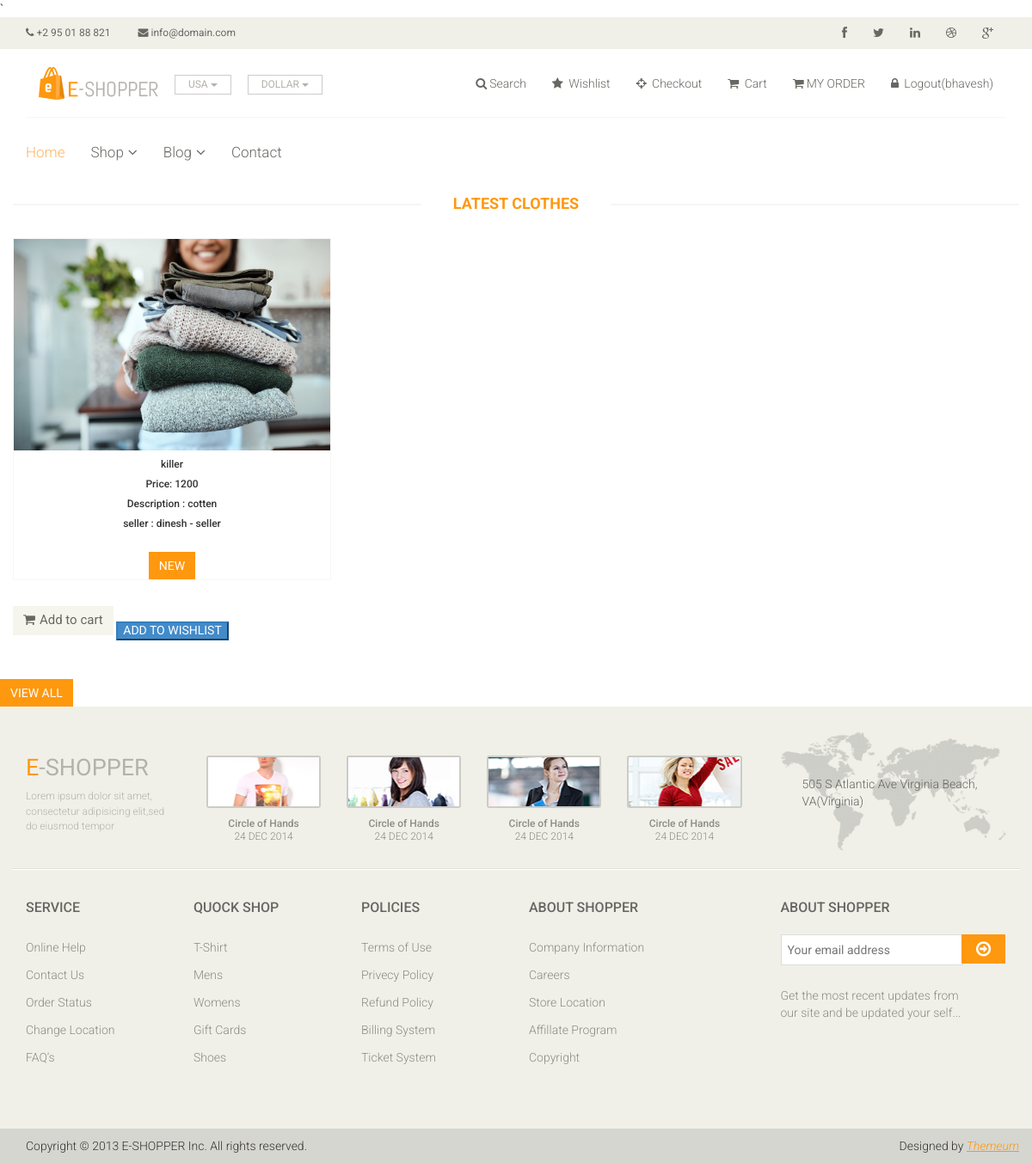
/user_cloth_detail/1/ (signed in), run on the app's committed database.
### myapp/models.py (models this page shows, shortened)
class User(models.Model):
	fname=models.CharField(max_length=100)
	lname=models.CharField(max_length=100)
	email=models.CharField(max_length=100)
	mobile=models.CharField(max_length=100)
	password=models.CharField(max_length=100)
	cpassword=models.CharField(max_length=100)
	address=models.TextField()
	usertype=models.CharField(max_length=100,default="user")
	def __str__(self):
		return self.fname+" - "+self.usertype

class Cloth(models.Model):
	CHOICES=(
		('killer','killer'),
		('cambridge','cambridge'),
		('disel','disel'),
		)
	cloth_seller=models.ForeignKey(User,on_delete=models.CASCADE,default="2")
	cloth_brand=models.CharField(max_length=100,choices=CHOICES)
	cloth_price=models.IntegerField()
	cloth_image=models.ImageField(upload_to='images/')
	cloth_desc=models.TextField()

### myapp/views.py (the view)
# urls.py: path('user_cloth_detail/<int:pk>/',views.user_cloth_detail,name='user_cloth_detail'),
def user_cloth_detail(request,pk):
	wishlist_flag=False
	cart_flag=False
	user=User.objects.get(email=request.session['email'])
	cloth=Cloth.objects.get(pk=pk)
	try:
		Wishlist.objects.get(user=user,cloth=cloth)
		wishlist_flag=True
	except:
		pass
	try:
		Cart.objects.get(user=user,cloth=cloth)
		cart_flag=True
	except:
		pass
	return render(request,'user_cloth_detail.html',{'cloth':cloth,'wishlist_flag':wishlist_flag,'cart_flag':cart_flag})

### myapp/templates/user_cloth_detail.html (shortened to what this page needs)
{% extends 'header.html' %}
{% load static %}`
{% block content %}
<!DOCTYPE html>
<html lang="en">
<head>
</head>
<body>
					<div class="recommended_items">
						<h2 class="title text-center">Latest clothes</h2>
						<div id="recommended-item-carousel" class="carousel slide" data-ride="carousel">
							<div class="carousel-inner">
								<div class="item active">
									<div class="col-sm-4">
										<div class="box">
											<div class="product-image-wrapper">
											<div class="single-products">
												<div class="productinfo text-center">
													<img src="{{cloth.cloth_image.url}}" alt="" />
													 <div class="detail-box">
										                <h6>
										                  {{cloth.cloth_brand}}
										                </h6>
										                <h6>
										                  Price:
										                  <span>
										                    {{cloth.cloth_price}}
										                  </span>
										                </h6>
										              </div>
										              <div class="detail-box">
										                <h6>
										                  Description : {{cloth.cloth_desc}}
										                </h6>
										              </div>
										              <div class="detail-box">
										                <h6>
										                  seller : {{cloth.cloth_seller}}
										                </h6>
										              </div>
													<button type="button" class="btn btn-primary">NEW</button>
												</div>
												</div>
												</div>
												  <h5>
												  		{% if cart_flag %}
														<a href="{% url 'remove_from_cart' pk=cloth.pk %}"><button type="button" class="btn btn-default remove- from-cart"><i class="fa fa-shopping-cart"></i>remove from cart</button></a>
												  		{% else %}
												  		<a href="{% url 'add_to_Cart' pk=cloth.pk %}"><button type="button" class="btn btn-default add-to-cart"><i class="fa fa-shopping-cart"></i>Add to cart</button></a>
												  		{% endif %}
									                  {% if wishlist_flag %}
														<a href="{% url 'remove_from_wishlist' pk=cloth.pk %}"><input type="button" name="action" value="REMOVE FROM WISHLIST" class=" btn btn-danger"></a>
									                  {% else %}
									                   <a href="{% url 'add_to_wishlist' pk=cloth.pk %}"><input type="button" name="action" value="ADD TO WISHLIST" class=" btn-primary"></a>
									                  {% endif %}
									              </h5>
												</div>
											</div>
											</div>
										</div>
									</div>
								</div>
		<div>
			<button type="submit" class="btn btn-primary">VIEW ALL</button>
		</div>
</body>
</html>
{% endblock %}

### myapp/templates/header.html (shortened to what this page needs)
{% load static %}`
<!DOCTYPE html>
<html lang="en">
<head>
    <link href="{% static 'css/bootstrap.min.css' %}" rel="stylesheet">
    <link href="{% static 'css/font-awesome.min.css' %}" rel="stylesheet">
    <link href="{% static 'css/prettyPhoto.css' %}" rel="stylesheet">
    <link href="{% static 'css/price-range.css' %}" rel="stylesheet">
    <link href="{% static 'css/animate.css' %}" rel="stylesheet">
	<link href="{% static 'css/main.css' %}" rel="stylesheet">
	<link href="{% static 'css/responsive.css' %}" rel="stylesheet">
</head>
<body bgcolor="built_in">
	<header id="header">
		<div class="header_top">
			<div class="container">
				<div class="row">
					<div class="col-sm-6">
						<div class="contactinfo">
							<ul class="nav nav-pills">
								<li><a href="#"><i class="fa fa-phone"></i> +2 95 01 88 821</a></li>
								<li><a href="#"><i class="fa fa-envelope"></i> info@domain.com</a></li>
							</ul>
						</div>
					</div>
					<div class="col-sm-6">
						<div class="social-icons pull-right">
							<ul class="nav navbar-nav">
								<li><a href="#"><i class="fa fa-facebook"></i></a></li>
								<li><a href="#"><i class="fa fa-twitter"></i></a></li>
								<li><a href="#"><i class="fa fa-linkedin"></i></a></li>
								<li><a href="#"><i class="fa fa-dribbble"></i></a></li>
								<li><a href="#"><i class="fa fa-google-plus"></i></a></li>
							</ul>
						</div>
					</div>
				</div>
			</div>
		</div>
		<div class="header-middle">
			<div class="container">
				<div class="row">
					<div class="col-md-4 clearfix">
						<div class="logo pull-left">
							<a href="index.html"><img src="{% static 'images/home/logo.png' %}" alt="" /></a>
						</div>
						<div class="btn-group pull-right clearfix">
							<div class="btn-group">
								<button type="button" class="btn btn-default dropdown-toggle usa" data-toggle="dropdown">
									USA
									<span class="caret"></span>
								</button>
							</div>
							<div class="btn-group">
								<button type="button" class="btn btn-default dropdown-toggle usa" data-toggle="dropdown">
									DOLLAR
									<span class="caret"></span>
								</button>
							</div>
						</div>
					</div>
					<div class="col-md-8 clearfix">
						<div class="shop-menu clearfix pull-right">
							<ul class="nav navbar-nav">
								<li><a href="{% url 'search' %}"><i class="fa fa-search" ></i>Search</a></li>
								<li><a href="{% url 'wishlist' %}">
									{% if request.session.wishlist_count %}
									<i class="fa fa-star" style="color :red;"  >
									 ({{request.session.wishlist_count}})
									{% else %}
									<i class="fa fa-star" >
									{% endif %}
								</i> Wishlist</a></li>
								<li><a href="{% url 'checkout' %}"><i class="fa fa-crosshairs"></i> Checkout</a></li>
								<li><a href="{% url 'cart' %}">
									{% if request.session.cart_count %}
									<i class="fa fa-shopping-cart" style="color :red;"  >
									 ({{request.session.cart_count}})
									{% else %}
									<i class="fa fa-shopping-cart" >
									{% endif %}
								</i> Cart</a></li>
								{% if request.session.email %}
								<li><a href="{% url 'myorder' %}"><i class="fa fa-shopping-cart"></i>MY ORDER</a></li>
								<li><a href="{% url 'logout' %}"><i class="fa fa-lock"></i> Logout({{request.session.fname}})</a></li>
								{% else %}
								<li><a href="{% url 'login' %}"><i class="fa fa-lock"></i> Login</a></li>
								<li><a href="{% url 'signup' %}"><i class="fa fa-lock"></i> Signup</a></li>
								{% endif %}
							</ul>
						</div>
					</div>
				</div>
			</div>
		</div>
		<div class="header-bottom">
			<div class="container">
				<div class="row">
					<div class="col-sm-9">
						<div class="mainmenu pull-left">
				 			<ul class="nav navbar-nav collapse navbar-collapse">
								<li><a href="{% url 'index' %}" class="active">Home</a></li>
								<li class="dropdown"><a href="#">Shop<i class="fa fa-angle-down"></i></a>
                                </li>
								<li class="dropdown"><a href="#">Blog<i class="fa fa-angle-down"></i></a>
                                </li>
								<li><a href="{% url 'contact' %}">Contact</a></li>
							</ul>
						</div>
					</div>
					</div>
				</div>
			</div>
	</header>
	 {% block content %}
	 {% endblock %}
	<footer id="footer">
		<div class="footer-top">
			<div class="container">
				<div class="row">
					<div class="col-sm-2">
						<div class="companyinfo">
							<h2><span>e</span>-shopper</h2>
							<p>Lorem ipsum dolor sit amet, consectetur adipisicing elit,sed do eiusmod tempor</p>
						</div>
					</div>
					<div class="col-sm-7">
						<div class="col-sm-3">
							<div class="video-gallery text-center">
								<a href="#">
									<div class="iframe-img">
										<img src="{% static 'images/home/iframe1.png' %}" alt="" />
									</div>
								</a>
								<p>Circle of Hands</p>
								<h2>24 DEC 2014</h2>
							</div>
						</div>
						<div class="col-sm-3">
							<div class="video-gallery text-center">
								<a href="#">
									<div class="iframe-img">
										<img src="{% static 'images/home/iframe2.png' %}" alt="" />
									</div>
								</a>
								<p>Circle of Hands</p>
								<h2>24 DEC 2014</h2>
							</div>
						</div>
						<div class="col-sm-3">
							<div class="video-gallery text-center">
								<a href="#">
									<div class="iframe-img">
										<img src="{% static 'images/home/iframe3.png' %}" alt="" />
									</div>
								</a>
								<p>Circle of Hands</p>
								<h2>24 DEC 2014</h2>
							</div>
						</div>
						<div class="col-sm-3">
							<div class="video-gallery text-center">
								<a href="#">
									<div class="iframe-img">
										<img src="{% static 'images/home/iframe4.png' %}" alt="" />
									</div>
								</a>
								<p>Circle of Hands</p>
								<h2>24 DEC 2014</h2>
							</div>
						</div>
					</div>
					<div class="col-sm-3">
						<div class="address">
							<img src="{% static 'images/home/map.png' %}" alt="" />
							<p>505 S Atlantic Ave Virginia Beach, VA(Virginia)</p>
						</div>
					</div>
				</div>
			</div>
		</div>
		<div class="footer-widget">
			<div class="container">
				<div class="row">
					<div class="col-sm-2">
						<div class="single-widget">
							<h2>Service</h2>
							<ul class="nav nav-pills nav-stacked">
								<li><a href="#">Online Help</a></li>
								<li><a href="#">Contact Us</a></li>
								<li><a href="#">Order Status</a></li>
								<li><a href="#">Change Location</a></li>
								<li><a href="#">FAQ’s</a></li>
							</ul>
						</div>
					</div>
					<div class="col-sm-2">
						<div class="single-widget">
							<h2>Quock Shop</h2>
							<ul class="nav nav-pills nav-stacked">
								<li><a href="#">T-Shirt</a></li>
								<li><a href="#">Mens</a></li>
								<li><a href="#">Womens</a></li>
								<li><a href="#">Gift Cards</a></li>
								<li><a href="#">Shoes</a></li>
							</ul>
						</div>
					</div>
					<div class="col-sm-2">
						<div class="single-widget">
							<h2>Policies</h2>
							<ul class="nav nav-pills nav-stacked">
								<li><a href="#">Terms of Use</a></li>
								<li><a href="#">Privecy Policy</a></li>
								<li><a href="#">Refund Policy</a></li>
								<li><a href="#">Billing System</a></li>
								<li><a href="#">Ticket System</a></li>
							</ul>
						</div>
					</div>
					<div class="col-sm-2">
						<div class="single-widget">
							<h2>About Shopper</h2>
							<ul class="nav nav-pills nav-stacked">
								<li><a href="#">Company Information</a></li>
								<li><a href="#">Careers</a></li>
								<li><a href="#">Store Location</a></li>
								<li><a href="#">Affillate Program</a></li>
								<li><a href="#">Copyright</a></li>
							</ul>
						</div>
					</div>
					<div class="col-sm-3 col-sm-offset-1">
						<div class="single-widget">
							<h2>About Shopper</h2>
							<form action="#" class="searchform">
								<input type="text" placeholder="Your email address" />
								<button type="submit" class="btn btn-default"><i class="fa fa-arrow-circle-o-right"></i></button>
								<p>Get the most recent updates from <br />our site and be updated your self...</p>
							</form>
						</div>
					</div>
				</div>
			</div>
		</div>
		<div class="footer-bottom">
			<div class="container">
				<div class="row">
					<p class="pull-left">Copyright © 2013 E-SHOPPER Inc. All rights reserved.</p>
					<p class="pull-right">Designed by <span><a target="_blank" href="http://www.themeum.com">Themeum</a></span></p>
				</div>
			</div>
		</div>
	</footer>
</html>
</body>

### data on the page
User: session.fname "bhavesh"
Cloth: cloth_image (picture), cloth_brand "killer", cloth_price "1200", cloth_desc "cotten", cloth_seller "dinesh - seller"
